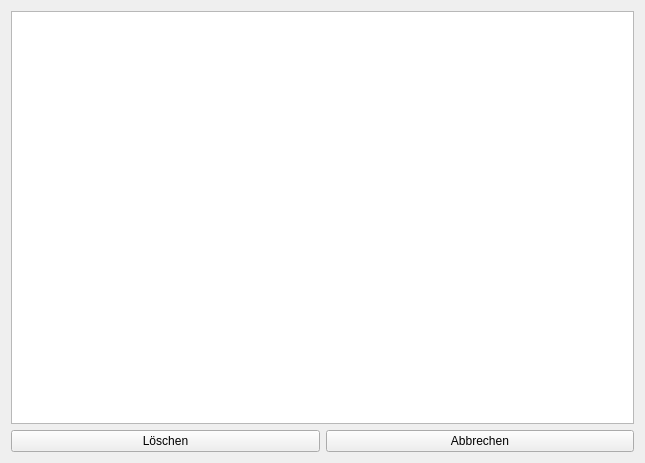
<?xml version="1.0" encoding="UTF-8"?>
<ui version="4.0">
 <class>Form</class>
 <widget class="QWidget" name="Form">
  <property name="geometry">
   <rect>
    <x>0</x>
    <y>0</y>
    <width>645</width>
    <height>463</height>
   </rect>
  </property>
  <property name="windowTitle">
   <string>Form</string>
  </property>
  <layout class="QVBoxLayout" name="verticalLayout">
   <item>
    <widget class="QListWidget" name="listQuestDelete"/>
   </item>
   <item>
    <layout class="QHBoxLayout" name="horizontalLayout">
     <item>
      <widget class="QPushButton" name="buttonDelete">
       <property name="text">
        <string>Löschen</string>
       </property>
      </widget>
     </item>
     <item>
      <widget class="QPushButton" name="buttonCancel">
       <property name="text">
        <string>Abbrechen</string>
       </property>
      </widget>
     </item>
    </layout>
   </item>
  </layout>
 </widget>
 <resources/>
 <connections/>
</ui>
